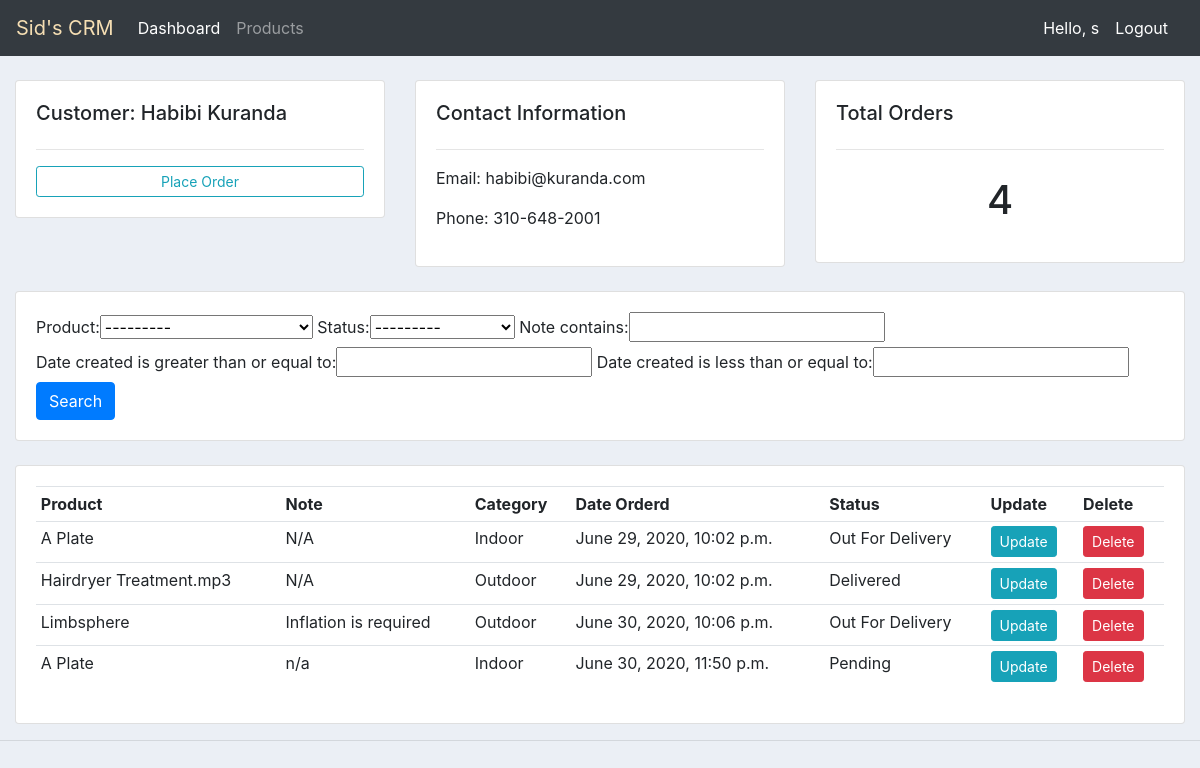
The app's page /customer/1/ (signed in) with its own data.
### accounts/models.py (models this page shows, shortened)
class Customer(models.Model):
    user = models.OneToOneField(
        User, null=True, blank=True, on_delete=models.CASCADE)
    name = models.CharField(max_length=250, null=True)
    phone = models.CharField(max_length=13, null=True, blank=True)
    email = models.EmailField(max_length=250, null=True, blank=True)
    profile_pic = models.ImageField(default='logo2.png', null=True, blank=True)
    date_created = models.DateTimeField(default=timezone.now)

class Order(models.Model):
    STATUS = (
        ('Pending', 'Pending'),
        ('Out For Delivery', 'Out For Delivery'),
        ('Delivered', 'Delivered'),
    )
    customer = models.ForeignKey(
        Customer, null=True, on_delete=models.SET_NULL)
    product = models.ForeignKey(Product, null=True, on_delete=models.SET_NULL)
    date_created = models.DateTimeField(default=timezone.now)
    status = models.CharField(max_length=250, null=True, choices=STATUS)
    note = models.CharField(max_length=1000, null=True, blank=True)

class Product(models.Model):
    CATEGORY = (
        ('Indoor', 'Indoor'),
        ('Outdoor', 'Outdoor'),
    )
    name = models.CharField(max_length=250, null=True)
    price = models.FloatField(null=True)
    category = models.CharField(max_length=250, null=True, choices=CATEGORY)
    description = models.CharField(max_length=250, null=True)
    date_created = models.DateTimeField(default=timezone.now)
    tag = models.ManyToManyField(Tag)
    def __str__(self):
        return self.name

### accounts/decorators.py (the view)
        def wrapper_func(request, *args, **kwargs):
            group = None
            if request.user.groups.exists():
                group = request.user.groups.all()[0].name
            if group in allowed_roles:
                return view_func(request, *args, **kwargs)
            else:
                return HttpResponse('Dead end my friend')

### accounts/views.py (called while the page is built)
@login_required(login_url='login')
@allowed_users(allowed_roles=['admin'])
def customer(request, pk):
    customer = Customer.objects.get(id=pk)
    orders = customer.order_set.all()
    order_count = orders.count()
    myFilter = OrderFilter(request.GET, queryset=orders)
    orders = myFilter.qs
    context = {"orders": orders, 'customer': customer,
               'order_count': order_count, 'myFilter': myFilter}
    return render(request, 'accounts/customer.html', context)

### accounts/templates/accounts/customer.html
{% extends 'accounts/base.html' %}
{% block content %}
    <br>
  <div class="row">
    <div class="col-md">
      <div class="card card-body">
        <h5>Customer: {{customer.name}}</h5>
        <hr>
        <a class="btn btn-outline-info  btn-sm btn-block" href="{% url 'create_order' customer.id %}">Place Order</a>
      </div>
    </div>
    <div class="col-md">
      <div class="card card-body">
        <h5>Contact Information</h5>
        <hr>
        <p>Email: {{customer.email}}</p>
        <p>Phone: {{customer.phone}}</p>
      </div>
    </div>
    <div class="col-md">
      <div class="card card-body">
        <h5>Total Orders</h5>
        <hr>
        <h1 style="text-align: center;padding: 10px">{{order_count}}</h1>
      </div>
    </div>
  </div>
  <br>
  <div class="row">
    <div class="col">
      <div class="card card-body">
        <form method="get">
          {{myFilter.form}}
          <button class="btn btn-primary" type="submit">Search</button>
        </form>
      </div>
    </div>
  </div>
  <br>
  <div class="row">
    <div class="col-md">
      <div class="card card-body">
        <table class="table table-sm">
          <tr>
            <th>Product</th>
            <th>Note</th>
            <th>Category</th>
            <th>Date Orderd</th>
            <th>Status</th>
            <th>Update</th>
            <th>Delete</th>
          </tr>
          {% for order in orders %}
          <tr>
            <td>{{order.product}}</td>
            <td>{{order.note}}</td>
            <td>{{order.product.category}}</td>
            <td>{{order.date_created}}</td>
            <td>{{order.status}}</td>
            <td><a class='btn btn-sm btn-info' href="{% url 'update_order' order.id %}">Update</a></td>
            <td><a class='btn btn-sm btn-danger' href="{% url 'delete_order' order.id %}">Delete</a></td>
          </tr>
          {% endfor %}
        </table>
      </div>
    </div>
  </div>
{% endblock  %}

### accounts/templates/accounts/base.html (shortened to what this page needs)
{% load static %}
<!DOCTYPE html>
<html lang="en">
  <head>
    <link
      rel="stylesheet"
      href="https://stackpath.bootstrapcdn.com/bootstrap/4.5.0/css/bootstrap.min.css"
    />
    <link rel="stylesheet" href="{% static 'css/main.css' %}">
  </head>
  <header>
    {% include 'accounts/navbar.html' %}
  </header>
  <body>
    <div class="container-fluid">
      {% block content %}
      {% endblock %}
    </div>
  </body>
  <hr />
</html>

### accounts/templates/accounts/navbar.html (shortened to what this page needs)
{% load static %}
<nav class="navbar navbar-expand-lg navbar-dark bg-dark">
  <a class="navbar-brand" id="logo" href="/">Sid's CRM</a>
  <div class="collapse navbar-collapse" id="navbarNav">
    <ul class="navbar-nav">
      {% if request.user.is_staff %}
      <li class="nav-item active">
        <a class="nav-link" href="{% url 'home' %}">Dashboard</a>
      </li>
      <li class="nav-item">
        <a class="nav-link" href="{% url 'products' %}">Products</a>
      </li>
      {% else %}
      <li class="nav-item">
        <a class="nav-link" href="{% url 'account' %}">Settings</a>
      </li>
      {% endif %}
    </ul>
  </div>
  <span class="hello-msg">Hello, {{request.user}}</span>
  <span><a class="hello-msg" href="{% url 'logout' %}">Logout</a></span>
</nav>

### static/css/main.css (style rules this page uses)
#logo { color: wheat; }
body { background-color: #ebeff5; }

### accounts/templates/accounts/navbar.html (style rules this page uses)
.hello-msg { font-size: 1rem; color: white; margin-right: 1rem; }

### records on screen
Customer: name "Habibi Kuranda", email "habibi@kuranda.com", phone "310-648-2001"
Order: product "A Plate", note "N/A", product.category "Indoor", date_created "June 29, 2020, 10:02 p.m.", status "Out For Delivery"
Order: product "Hairdryer Treatment.mp3", note "N/A", product.category "Outdoor", date_created "June 29, 2020, 10:02 p.m.", status "Delivered"
Order: product "Limbsphere", note "Inflation is required", product.category "Outdoor", date_created "June 30, 2020, 10:06 p.m.", status "Out For Delivery"
Order: product "A Plate", note "n/a", product.category "Indoor", date_created "June 30, 2020, 11:50 p.m.", status "Pending"

### other values on screen
{{ request.user }} "s"
{{ order_count }} "4"
